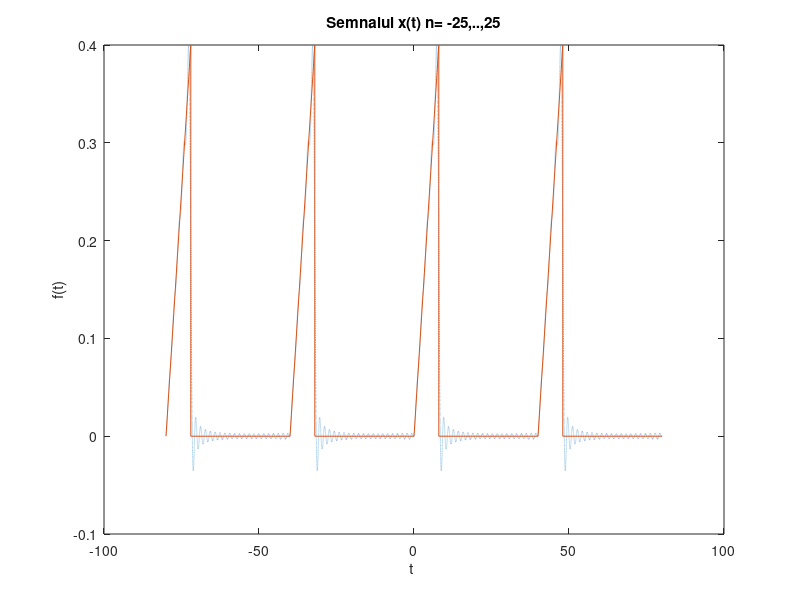
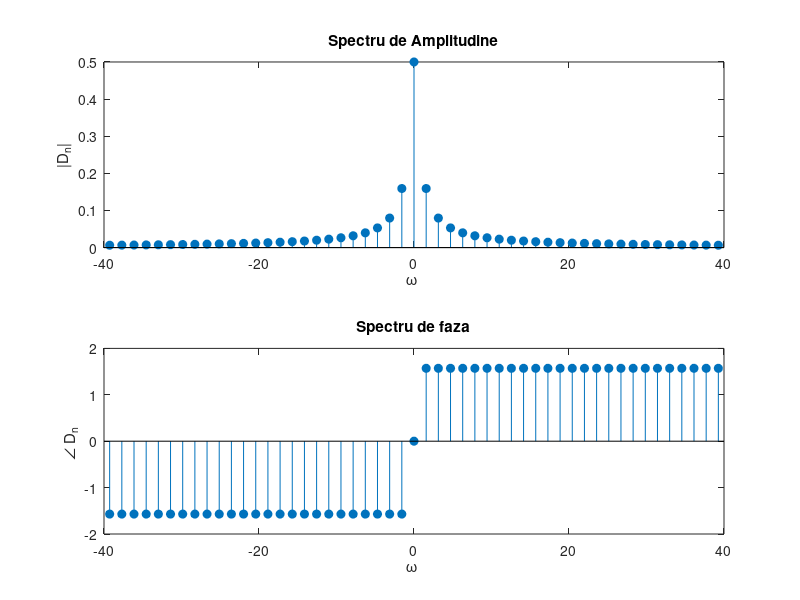

Recreate these plots in MATLAB, in order.
P = 40; wo = 2*pi/P;			

C0 = 64/1600

t = -80:.001:80;				

N = 25;			% Vom avea 50 de coeficienti
   
   x = C0*ones(size(t));		%
   
   for k = -N:-1,			% bucla pentru termenii negativi
      Xk =2*(exp(-1i*k*wo*8)*(-8*1i*k*wo+exp(8*1i*wo*k)-1))/(1i*1i*k*k*wo*wo*P*P);       
                            %OBS: am calculat integrala pentru o functie 
                            % f={-2A*t/T, pt t intre 0 si 8
                            %     si 0 in rest              
      x = x + real(Xk*exp(1i*k*wo*t));	%reconstruirea semnalului
   end;
   
   for k = 1:N,			% bucla pentru termenii pozitivi
      Xk =2*(exp(-1i*k*wo*8)*(-8*1i*k*wo+exp(8*1i*wo*k)-1))/(1i*1i*k*k*wo*wo*P*P);               
      x = x + real(Xk*exp(1i*k*wo*t));	
   end;
   
   plot(t,x,':');			
   hold on;
   plot([ -80 -72 -72 -40 -32 -32 0 8 8 40 48 48 80],[ 0 0.4 0 0 0.4 0 0 0.4 0 0 0.4 0 0   ],'-'); %semnalul initial
   hold off;
   hold off;
   xlabel('t ');
   ylabel('f(t)');
   titlevec = ['Semnalul x(t) n= ' num2str(-N),',..,',num2str(N)];
   title(titlevec);
   

clear;					% stergem memoria
figure(2); clf;			


P = 4; wo = 2*pi/P;			

D0 = 0.5;				

i = 1;					% vector pentru a memora Dn si w

for k = -25:-1,				
   Xk(i) = 1i/(2*pi*k);                  
   w(i) = k*wo;				
	i = i + 1;			
end;

Xk(i) = D0;
w(i) = 0;	

i = i + 1;				

for k = 1:25			
   Xk(i) = 1i/(2*pi*k);                 
   w(i) = k*wo;				
   i = i + 1;				
end;
   
subplot(2,1,1);				% spectrul semnalului
stem(w,abs(Xk),'filled');
xlabel('\omega ');
ylabel('|D_n|');
title('Spectru de Amplitudine');

subplot(2,1,2);				% spectru de faza
stem(w,angle(Xk),'filled');
xlabel('\omega ');
ylabel('\angle D_n ');
title('Spectru de faza');